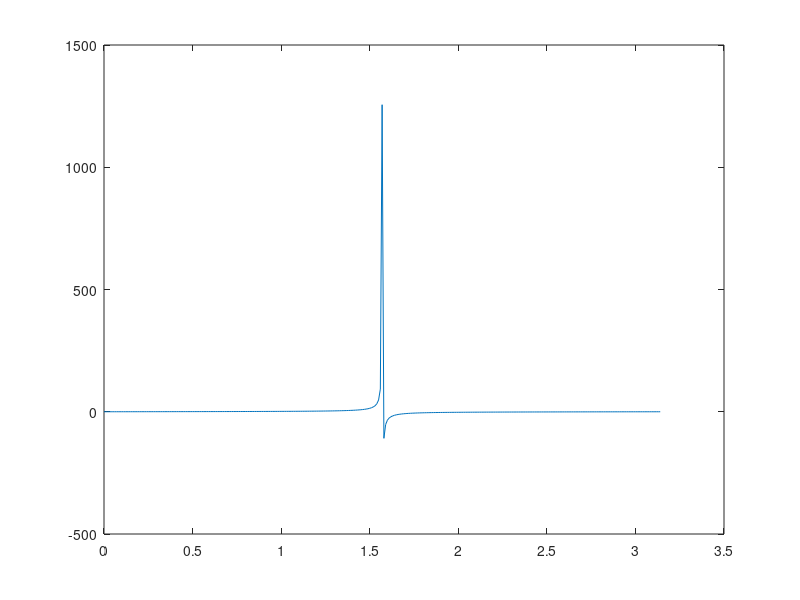

Recreate this plot in MATLAB.
% Hieronder staat code waarmee je een grafiek van een tangens functie
% tekent. Maak een nieuw figuur aan. De variabele signaal bevat een
% heleboel opvolgende tangenswaardes. Trek steeds de opvolgende waardes
% van elkaar af (de tweede min de eerste) en stop het resultaat in een 
% vector genaamd 'diffSignaal'.
% Plot dit signaal in het nieuwe figure (geen tijdstippen op de x-as).

close all
t = 0:0.01:pi;
signaal = tan(t);
plot(t,signaal)
